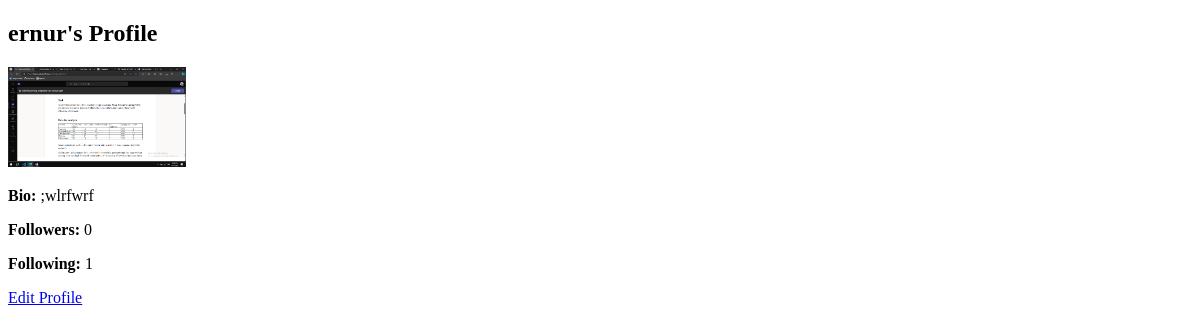
Page /profile/ernur/ (signed in) on the earlier database version.
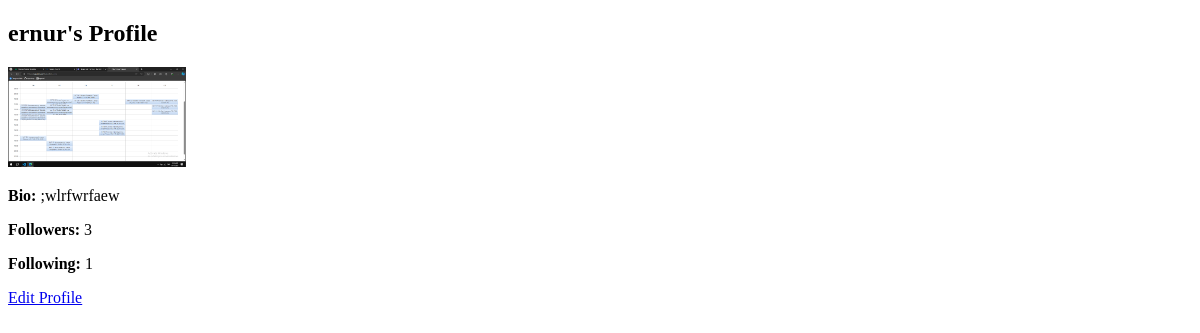
Same page on the later database version.
### users/models.py (models this page shows, shortened)
class Profile(models.Model):
    user=models.OneToOneField(User, on_delete=models.CASCADE)
    bio=models.TextField(max_length=255)
    profile_picture=models.ImageField(upload_to='profile_pics/', blank=True, null=True)
    class Meta:
        db_table = "profile"

### users/views.py (the view)
# urls.py: path('profile/<str:username>/', views.profile_view, name='profile'),
def profile_view(request, username):
    user = get_object_or_404(User, username=username)
    profile = Profile.objects.get(user=user)
    followers_count = Follow.objects.filter(following=user).count()
    following_count = Follow.objects.filter(follower=user).count()
    is_following = Follow.objects.filter(follower=request.user, following=user).exists()
    return render(request, 'profile.html', {
        'profile': profile,
        'followers_count': followers_count,
        'following_count': following_count,
        'is_following': is_following,
    })

### users/templates/profile.html (shortened to what this page needs)
{% extends "master.html" %}
{% block content %}
<h2>{{ profile.user.username }}'s Profile</h2>
{% if profile.profile_picture %}
    <img src="{{ profile.profile_picture.url }}" alt="{{ profile.user.username }}'s profile picture" style="max-height:100px">
{% else %}
    <p>No profile picture available.</p>
{% endif %}
<p><strong>Bio:</strong> {{ profile.bio }}</p>
<p><strong>Followers:</strong> {{ followers_count }}</p>
<p><strong>Following:</strong> {{ following_count }}</p>
{% if user == profile.user %}
    <a href="{% url 'edit_profile' profile.user.username %}">Edit Profile</a>
{% endif %}
{% endblock %}

Differences in the rows shown:
changed Profile "ernur": profile_picture: a different picture; bio ";wlrfwrf" → ";wlrfwrfaew"
Other differences:
{{ followers_count }}: "0" → "3"
